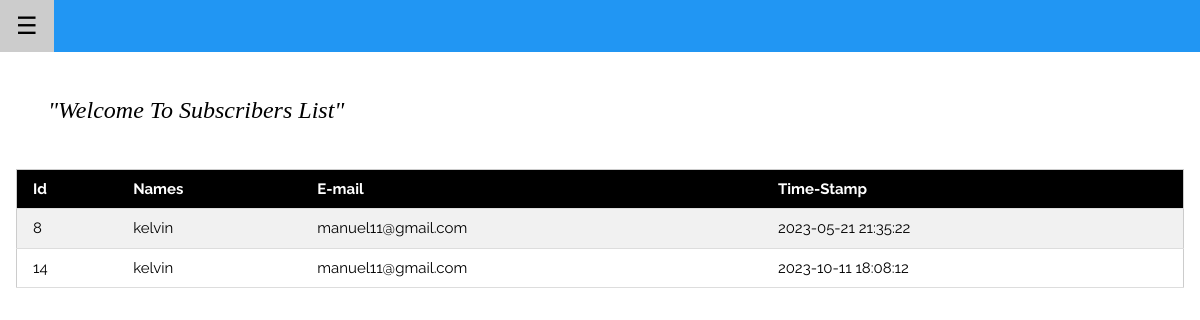
Screenshot of /admin/subscribe_table.php with the database file from the repository.
### tables this page shows
CREATE TABLE `subscribe` (
  `id` int(11) NOT NULL,
  `name` varchar(255) NOT NULL,
  `email` varchar(255) NOT NULL,
  `timestamp` timestamp NOT NULL DEFAULT current_timestamp() ON UPDATE current_timestamp()
);

### admin/subscribe_table.php (the view, shortened to what this page needs)
<?php include ("header.php");?>
<div class="w3-container">
<div class="w3-container">
  <div class="w3-panel w3-white" style="width:50%">
    <p class="w3-xlarge w3-serif"><i>"Welcome To Subscribers List"</i></p>
  </div>
</div>
    <form action="" method="post" enctype="multipart/form-data">
<div class="w3-responsive">
<table class="w3-table-all">
<tr class="w3-black" >
  <th>Id</th>
  <th>Names</th>
  <th>E-mail</th>
  <th>Time-Stamp</th>
</tr>
<?php
$conn = mysqli_connect('localhost', 'root', '',);
$query = "SELECT * FROM `subscribe` ";
$query_run = mysqli_query($conn, $query);
while($row = mysqli_fetch_array($query_run))
{
    ?>
<tr>
 <td><?php echo $row['id'];?></td>
 <td><?php echo $row['name'];?></td>
 <td><?php echo $row['email'];?></td>
 <td><?php echo $row['timestamp'];?></td>
</tr>
    <?php
}
?>
</table>
</div>
</form>
</div>
</div>
</body>
</html>

### admin/style.css (style rules this page uses)
html { box-sizing: border-box }
*, *:before, *:after { box-sizing: inherit }
html { -ms-text-size-adjust: 100%; -webkit-text-size-adjust: 100% }
body { margin: 0 }
html, body { font-family: Verdana, sans-serif; font-size: 15px; line-height: 1.5 }
html { overflow-x: hidden }
.w3-serif { font-family: serif }
.w3-table, .w3-table-all { border-collapse: collapse; border-spacing: 0; width: 100%; display: table }
.w3-table-all { border: 1px solid #ccc }
.w3-bordered tr, .w3-table-all tr { border-bottom: 1px solid #ddd }
.w3-table-all tr:nth-child(odd) { background-color: #fff }
.w3-table-all tr:nth-child(even) { background-color: #f1f1f1 }
.w3-table td, .w3-table th, .w3-table-all td, .w3-table-all th { padding: 8px 8px; display: table-cell; text-align: left; vertical-align: top }
.w3-table th:first-child, .w3-table td:first-child, .w3-table-all th:first-child, .w3-table-all td:first-child { padding-left: 16px }
.w3-responsive { display: block; overflow-x: auto }
.w3-container:after, .w3-container:before, .w3-panel:after, .w3-panel:before, .w3-row:after, .w3-row:before, .w3-row-padding:after, .w3-row-padding:before, .w3-cell-row:before, .w3-cell-row:after, .w3-clear:after, .w3-clear:before, .w3-bar:before, .w3-bar:after { content: ""; display: table; clear: both }
.w3-container, .w3-panel { padding: 0.01em 16px }
.w3-panel { margin-top: 16px; margin-bottom: 16px }
.w3-xlarge { font-size: 24px !important }
.w3-white, .w3-hover-white:hover { color: #000 !important; background-color: #fff !important }
.w3-black, .w3-hover-black:hover { color: #fff !important; background-color: #000 !important }

### admin/header.php (style rules this page uses)
html, body, h1, h2, h3, h4, h5 { font-family: "Raleway", sans-serif }

### rows the page displays
subscribe: id "8", name "kelvin", email "manuel11@gmail.com", timestamp "2023-05-21 21:35:22"
subscribe: id "14", name "kelvin", email "manuel11@gmail.com", timestamp "2023-10-11 18:08:12"
